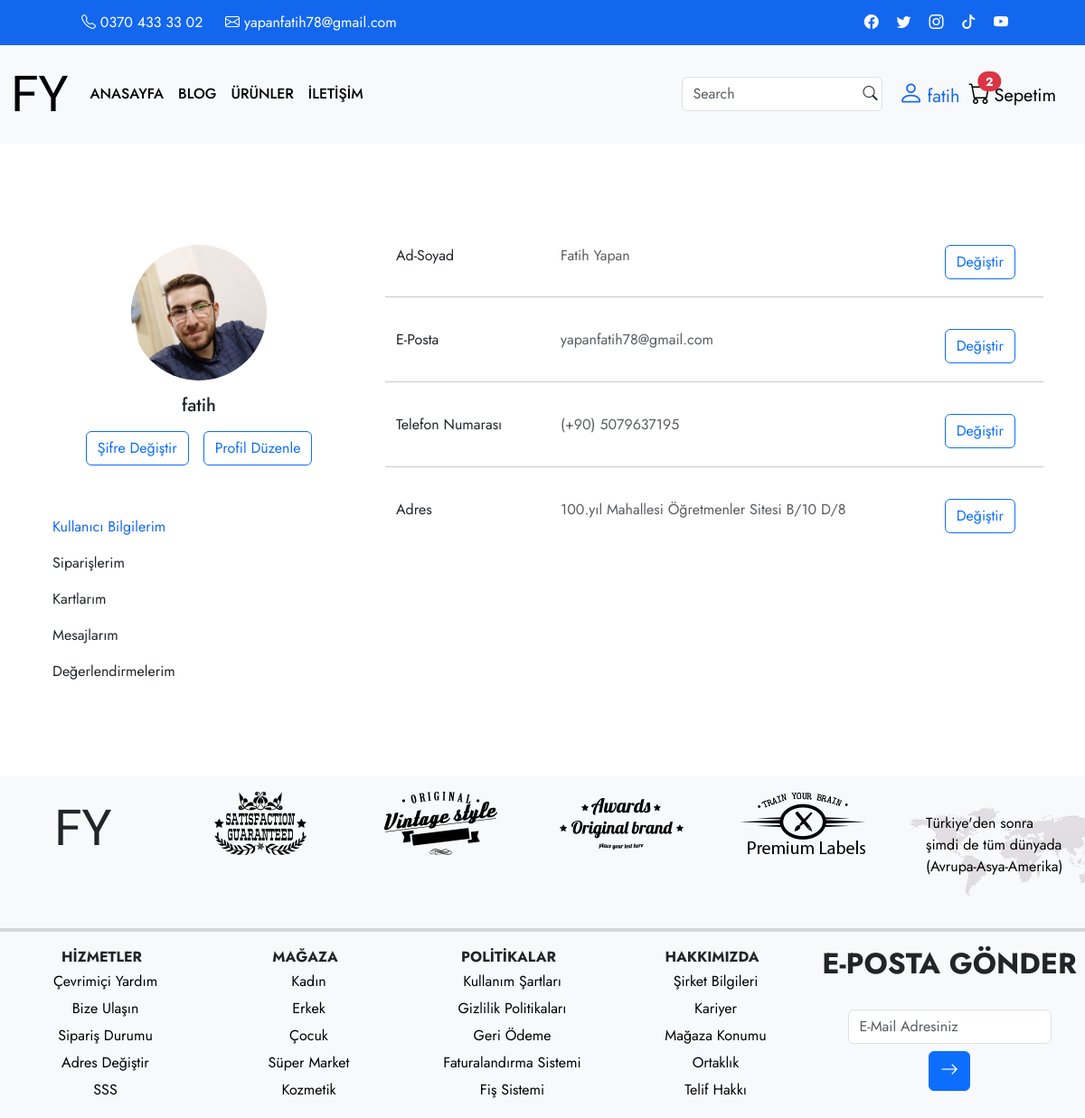
The app's page /profil/ (signed in) with its own data.
### appBitirme/models.py (models this page shows, shortened)
class UserInfo(models.Model):
    user = models.ForeignKey(User, verbose_name=("Kullanıcı"), on_delete=models.CASCADE)
    password = models.CharField(("Şifre"), max_length=50)
    phone_number = models.CharField(("05---------"), max_length=50, null=True, default='Telefon Numarası')
    address = models.CharField(("Adres"), max_length=100, default='Adres')
    image = models.FileField(("Profil Fotoğrafı"), upload_to=None, max_length=100, default='None/defaultProfil.webp')
    urunadet = models.IntegerField(("Ürün Adet"),null=True, blank=True,default=0)

### appBitirme/views.py (the view, shortened to what this page needs)
# urls.py: path('profil/', profil, name='profil'),
def profil(request):
    context={
        'urunAdet':urunAdet(request),
    }
    user = User.objects.get(username=request.user)
    userinfo = UserInfo.objects.get(user=user)
    context.update({
        'user':user,
        'userinfo':userinfo,
        })
    return render(request, 'user/profil.html',context)

### appBitirme/views.py (called while the page is built)
def urunAdet(request):
    if request.user.is_authenticated:
        return SepetUrun.objects.filter(user=request.user)
    else:
        return None

### appBitirme/templates/user/profil.html (shortened to what this page needs)
{% extends 'base.html' %}
{% load static %}
{% block content %}
<section>
    <div class="container py-5 mt-5">
      <div class="row">
        <div class="col-lg-4">
          <div class="card mb-4 border-0">
            <div class="card-body text-center">
              {% if userinfo.image %}
              <img src="{{ userinfo.image.url }}" alt="avatar" class="rounded-circle img-fluid" style="width: 150px;">
              {% else %}
              <img src="{% static 'img/default-profil/defaultProfil.webp' %}" alt="avatar" class="rounded-circle img-fluid" style="width: 150px;">
              {% endif %}
              <h5 class="my-3">{{ user.username }}</h5>
              <div class="d-flex justify-content-center mb-2">
                <a href="/sifreDegistir/" type="button" class="btn btn-outline-primary me-3">Şifre Değiştir</a>
              <button type="button" class="btn btn-outline-primary" data-bs-toggle="modal" data-bs-target="#modalProfil">
                Profil Düzenle
            </button>
            </div>
              </div>
            </div>
          <div class="list-group">
            <button type="button" class="list-group-item list-group-item-action border-0 active">Kullanıcı Bilgilerim</button>
            <button type="button" class="list-group-item list-group-item-action border-0">Siparişlerim</button>
            <button type="button" class="list-group-item list-group-item-action border-0">Kartlarım</button>
            <button type="button" class="list-group-item list-group-item-action border-0">Mesajlarım</button>
            <button type="button" class="list-group-item list-group-item-action border-0">Değerlendirmelerim</button>
          </div>
        </div>
        <div class="col-lg-8">
          <div class="card mb-4 border-0" style="height: 371px;">
            <div class="card-body ">
              <div class="row h-100">
                <div class="col-sm-3">
                  <p class="mb-0">Ad-Soyad</p>
                </div>
                <div class="col-sm-7">
                  <p class="text-muted mb-0">{{ user.get_full_name }}</p>
                </div>
                <div class="col-sm-2">
              <button type="button" class="btn btn-outline-primary" data-bs-toggle="modal" data-bs-target="#exampleModal1">
                  Değiştir
              </button>
              </div>
              <hr>
                <div class="col-sm-3">
                  <p class="mb-0">E-Posta</p>
                </div>
                <div class="col-sm-7">
                  <p class="text-muted mb-0">{{ user.email }}</p>
                </div>
                <div class="col-sm-2">
                <button type="button" class="btn btn-outline-primary" data-bs-toggle="modal" data-bs-target="#exampleModal2">
                    Değiştir
                </button>
                </div>
              <hr>
                <div class="col-sm-3">
                  <p class="mb-0">Telefon Numarası</p>
                </div>
                <div class="col-sm-7">
                  <p class="text-muted mb-0">(+90) {{ userinfo.phone_number }}</p>
                </div>
                <div class="col-sm-2">
              <button type="button" class="btn btn-outline-primary" data-bs-toggle="modal" data-bs-target="#exampleModal3">
                  Değiştir
              </button>
              </div>
              <hr>
                <div class="col-sm-3">
                  <p class="mb-0">Adres</p>
                </div>
                <div class="col-sm-7">
                  <p class="text-muted mb-0">{{ userinfo.address }}</p>
                </div>
                <div class="col-sm-2">
              <button type="button" class="btn btn-outline-primary" data-bs-toggle="modal" data-bs-target="#exampleModal4">
                  Değiştir
              </button>
              </div>
              </div>
            </div>
          </div>
        </div>
      </div>
    </div>
  </section>
{% endblock content %}

### appBitirme/templates/partials/_navbar.html (shortened to what this page needs)
 {% load static %}
        <div class="container-fluid iletisim">
            <div class="tel_mail">
                <a href="#" title="Telefon Numarası"><i class="bi bi-telephone"></i> 0370 433 33 02</a>
                <a href="#" title="E-Posta Adresi"><i class="bi bi-envelope"></i> yapanfatih78@gmail.com</a>
            </div>
            <div class="sosyal_medya">
                <a href="#" title="Facebook"><i class="bi bi-facebook"></i></a>
                <a href="#" title="Twitter"><i class="bi bi-twitter"></i></a>
                <a href="#" title="İnstagram"><i class="bi bi-instagram"></i></a>
                <a href="#" title="Tiktok"><i class="bi bi-tiktok"></i></a>
                <a href="#" title="Youtube"><i class="bi bi-youtube"></i></a>
            </div>
        </div>
        <nav class="navbar navbar-expand-lg bg-light">
          <div class="container-fluid">
            <a class="navbar-brand" href="/">FY</a>
            <div class="collapse navbar-collapse" id="navbarSupportedContent">
              <ul class="navbar-nav me-auto mb-2 mb-lg-0">
                <li class="nav-item">
                  <a class="nav-link {% if request.path == '/' %}active{% endif %}
                    " aria-current="page" href="/">ANASAYFA</a>
                </li>
                <li class="nav-item">
                  <a class="nav-link" href="#">BLOG</a>
                </li>
                <li class="nav-item">
                  <a class="nav-link {% if request.path == '/magaza/' %}active{% endif %}" href="{% url 'magaza' %}">ÜRÜNLER</a>
                </li>
                <li class="nav-item">
                  <a class="nav-link {% if request.path == '/iletisim/' %}active{% endif %}" href="{% url 'iletisim' %}">İLETİŞİM</a>
                </li>
              </ul>
              <form action="{% url 'search' %}" method="get" class="d-flex position-relative">
                <input type="text" class="form-control me-2" name="q" placeholder="Search">
                <button type="submit" class="btn ps-0 position-absolute end-0"><i class="bi bi-search"></i></button>
              </form>
               <div class="bg-light icon profil">
                    {% if request.user.is_authenticated %}
                    <ul class="d-inline-block p-0 m-0">
                      <li class="nav-item dropdown position-relative" style="list-style-type: none;"><a class="nav-link {% if request.path == '/profil/' %}active{% endif %}"><i class="bi bi-person fs-3"></i><span class="fs-5 ms-1">{{ request.user }}</span>
                      </a>
                        </li>
                      </ul>
                      <a href="{% url 'sepet' %}" title="Sepetim" class="position-relative {% if request.path == '/sepet/' %}active{% endif %}">
                        <i class="bi bi-cart"></i><span class="fs-5 ms-1">Sepetim</span>
                        <span id="item-count" class="position-absolute top-0 end-50 translate-middle badge rounded-pill bg-danger mt-1">{{ urunAdet|length }}</span>
                      </a>
                    {% else %}
                        <a href="{% url 'uyelik' %}" title="Giriş Yap " class="btn btn-outline-success text-success">Giriş Yap</a>
                        <a href="{% url 'uyekayit' %}" title="Üye Ol" class="btn btn-outline-success text-success">Üye Ol</a>
                    {% endif %}
              </div>
            </div>
          </div>
        </nav>

### appBitirme/static/css/index/index.css (style rules this page uses)
* { margin: 0; padding: 0; box-sizing: border-box; font-family: 'Jost', sans-serif; }
.iletisim { height: 50px; background-color: #1367ef; display: flex; justify-content: space-between; padding: 0 70px; align-items: center; }
.tel_mail a { color: white; text-decoration: none; margin-left: 20px; }
.sosyal_medya a { color: white; margin-right: 15px; }
.active { color: #1367ef !important; background: transparent !important; }
.icon { display: flex; align-items: center; justify-content: center; padding: 10px; }
.icon a { text-decoration: none; color: black; font-size: 1.5rem; margin-right: 10px; }
.icon a span { font-size: 13px; }
.navbar-nav a { color: black; font-weight: 500; }
.navbar-brand { font-size: 55px; font-family: 'Dancing Script', cursive; }

### records on screen
UserInfo: image (picture), phone_number "5079637195", address "100.yıl Mahallesi Öğretmenler Sitesi B/10 D/8"

### other values on screen
{{ request.user }} "fatih"
{{ urunAdet|length }} "2"
{{ user.username }} "fatih"
{{ user.get_full_name }} "Fatih Yapan"
{{ user.email }} "yapanfatih78@gmail.com"
